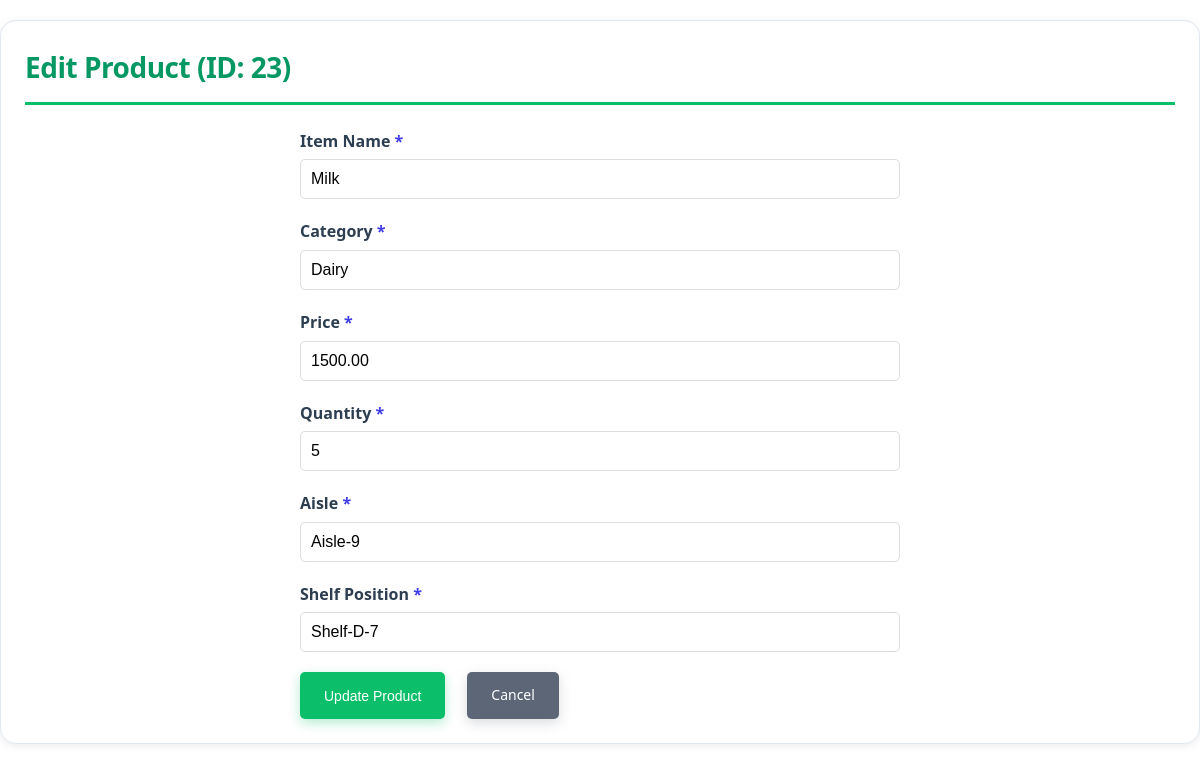
Page /update.php?id=23 (signed in) on the committed database.
### tables this page shows
CREATE TABLE `items` (
  `item_id` int(11) NOT NULL AUTO_INCREMENT PRIMARY KEY,
  `item_name` varchar(255) NOT NULL,
  `category` varchar(100),
  `price` decimal(10,2) NOT NULL,
  `quantity` int(11) NOT NULL DEFAULT 0,
  `isles` varchar(100) NOT NULL,
  `shelf_position` varchar(100) NOT NULL,
  `created_at` timestamp NOT NULL DEFAULT current_timestamp(),
  `updated_at` timestamp NOT NULL DEFAULT current_timestamp() ON UPDATE current_timestamp()
);

### update.php (the view, shortened to what this page needs)
<?php
$item_id = $_GET['id'] ?? null;
$conn = getDBConnection();
$stmt = $conn->prepare("SELECT * FROM items WHERE item_id = ?");
$stmt->bind_param("i", $item_id);
$stmt->execute();
$result = $stmt->get_result();
$item = $result->fetch_assoc();
?>
<!DOCTYPE html>
<html lang="en">
<head>
    <link rel="stylesheet" href="style.css">
    <link rel="stylesheet" href="https://cdnjs.cloudflare.com/ajax/libs/font-awesome/6.4.0/css/all.min.css" />
</head>
<body>
    <div class="container">
        <h1>Edit Product (ID: <?php echo htmlspecialchars($item['item_id']); ?>)</h1>
        <div class="form-container">
            <form method="POST" action="">
                <div class="form-group">
                    <label for="item_name">Item Name <span class="required">*</span></label>
                    <input type="text" id="item_name" name="item_name" required
                           value="<?php echo htmlspecialchars($item['item_name']); ?>">
                </div>
                <div class="form-group">
                    <label for="category">Category <span class="required">*</span></label>
                    <input type="text" id="category" name="category" required
                           value="<?php echo htmlspecialchars($item['category'] ?? ''); ?>"
                           placeholder="e.g., Groceries, Beverages">
                </div>
                <div class="form-group">
                    <label for="price">Price <span class="required">*</span></label>
                    <input type="number" id="price" name="price" step="0.01" min="0.01" required
                           value="<?php echo htmlspecialchars($item['price']); ?>">
                </div>
                <div class="form-group">
                    <label for="quantity">Quantity <span class="required">*</span></label>
                    <input type="number" id="quantity" name="quantity" min="0" required
                           value="<?php echo htmlspecialchars($item['quantity']); ?>">
                </div>
                <div class="form-group">
                    <label for="isles">Aisle <span class="required">*</span></label>
                    <input type="text" id="isles" name="isles" required
                           value="<?php echo htmlspecialchars($item['isles']); ?>">
                </div>
                <div class="form-group">
                    <label for="shelf_position">Shelf Position <span class="required">*</span></label>
                    <input type="text" id="shelf_position" name="shelf_position" required
                           value="<?php echo htmlspecialchars($item['shelf_position']); ?>">
                </div>
                <div class="form-actions">
                    <button type="submit" class="btn btn-primary">Update Product</button>
                    <a href="items.php" class="btn btn-secondary">Cancel</a>
                </div>
            </form>
        </div>
    </div>
</body>
</html>

### style.css (style rules this page uses)
* { margin: 0; padding: 0; box-sizing: border-box; }
:root { --color-primary: #0bbf6a; --color-primary-light: #22d485; --color-primary-dark: #059862; --color-secondary: #5c6676; --color-secondary-dark: #434b5c; --color-accent: #9ce7c4; }
body { font-family: 'Segoe UI', Tahoma, Geneva, Verdana, sans-serif; background: #ffffff; color: #2d3748; line-height: 1.6; min-height: 100vh; }
.container { max-width: 1200px; margin: 20px auto; padding: 24px; background-color: #ffffff; border-radius: 16px; box-shadow: 0 2px 8px rgba(0, 0, 0, 0.08); border: 1px solid #e2e8f0; }
h1 { color: var(--color-primary-dark); margin-bottom: 24px; border-bottom: 3px solid var(--color-primary); padding-bottom: 12px; font-weight: 600; text-transform: none; letter-spacing: -0.5px; font-size: 28px; }
.btn { display: inline-block; padding: 10px 20px; text-decoration: none; border-radius: 5px; border: none; cursor: pointer; font-size: 14px; transition: background-color 0.3s; margin-right: 10px; }
.btn-primary { background: var(--color-primary); color: white; font-weight: 500; text-transform: none; letter-spacing: 0; box-shadow: 0 4px 12px rgba(11, 191, 106, 0.3); transition: all 0.3s ease; }
.btn-secondary { background: var(--color-secondary); color: white; font-weight: 500; box-shadow: 0 4px 12px rgba(107, 114, 128, 0.25); transition: all 0.3s ease; }
.form-container { max-width: 600px; margin: 0 auto; }
.form-group { margin-bottom: 20px; }
.form-group label { display: block; margin-bottom: 5px; font-weight: bold; color: #2c3e50; }
.form-group input[type="text"], .form-group input[type="number"], .form-group input[type="password"] { width: 100%; padding: 10px; border: 1px solid #ddd; border-radius: 5px; font-size: 16px; }
.required { color: #3f3ce7; }
.form-actions { margin-top: 30px; }
.form-actions { display: flex; gap: 12px; margin-top: 20px; justify-content: flex-start; }
.form-actions .btn { padding: 12px 24px; font-size: 14px; }

### rows in the picture
items: item_id "23", item_name "Milk", category "Dairy", price "1500.00", quantity "5", isles "Aisle-9", shelf_position "Shelf-D-7"
